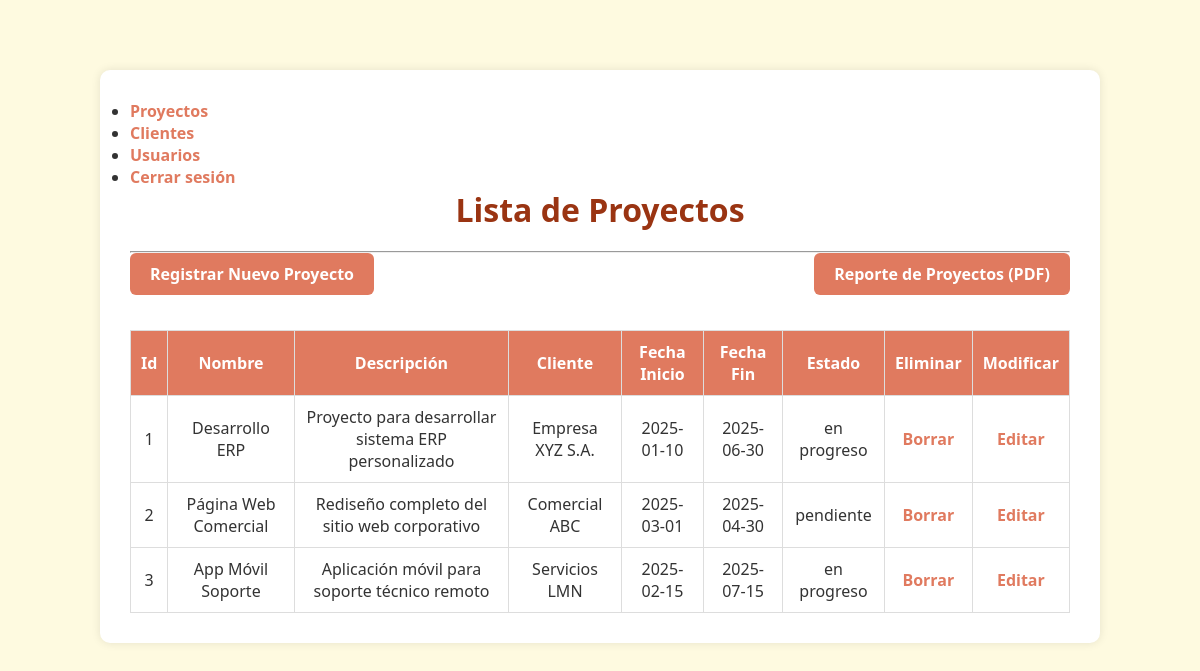
Screenshot of /index.php?accion=cargarproyectos (signed in) with the database file from the repository.
### tables this page shows
CREATE TABLE proyecto (
    idproyecto INT AUTO_INCREMENT PRIMARY KEY,
    nombre VARCHAR(150) NOT NULL,
    descripcion TEXT,
    cliente_id INT NOT NULL,
    fecha_inicio DATE,
    fecha_fin DATE,
    estado VARCHAR(50) DEFAULT 'pendiente',
    fecha_creado TIMESTAMP DEFAULT CURRENT_TIMESTAMP,
    CONSTRAINT fk_cliente FOREIGN KEY (cliente_id) REFERENCES cliente(idcliente) ON DELETE CASCADE
);

CREATE TABLE cliente (
    idcliente INT AUTO_INCREMENT PRIMARY KEY,
    nombre VARCHAR(150) NOT NULL,
    email VARCHAR(100),
    telefono VARCHAR(20),
    direccion TEXT,
    fecha_creado TIMESTAMP DEFAULT CURRENT_TIMESTAMP
);

### Controller/ProyectoController.php (called while the page is built, shortened)
<?php
require_once './model/ProyectoModel.php';
class ProyectoController {
    public function cargar() {
        $model = new ProyectoModel();
        $proyectos = $model->cargar();
        require_once './view/viewCargarProyectos.php';
    }
}
?>

### Config/DB.php (called while the page is built)
<?php
    class DB{
        public static function conectar(){
            $url="mysql: host=localhost; dbname=TecnoSoluciones";
            $user="root";
            $password="970091413";
            $cn=new PDO($url, $user, $password);
            return $cn;
        }
    }
?>

### Model/ProyectoModel.php (called while the page is built, shortened)
<?php
    require_once './config/DB.php';
    require_once 'Proyecto.php';
    class ProyectoModel{
        private $db;
        public function __construct(){
            $this->db=DB::conectar();
        }
        public function cargar(){
            $sql = "SELECT p.idproyecto, p.nombre, p.descripcion, p.fecha_inicio, p.fecha_fin,
                   p.estado, c.nombre AS cliente_nombre
            FROM proyecto p
            JOIN cliente c ON p.cliente_id = c.idcliente";
            $ps = $this->db->prepare($sql);
            $ps->execute();
            $filas = $ps->fetchAll();
            $proyectos = [];
            foreach($filas as $f){
            $pro = new Proyecto();
            $pro->setIdproyecto($f['idproyecto']);
            $pro->setNombre($f['nombre']);
            $pro->setDescripcion($f['descripcion']);
            $pro->setFechaInicio($f['fecha_inicio']);
            $pro->setFechaFin($f['fecha_fin']);
            $pro->setEstado($f['estado']);
            $pro->setClienteNombre($f['cliente_nombre']);
            $proyectos[] = $pro;
        }
        return $proyectos;
    }
    }
?>

### Model/Proyecto.php (called while the page is built, shortened)
<?php
    class Proyecto{
    private $idproyecto;
    private $nombre;
    private $descripcion;
    private $fecha_inicio;
    private $fecha_fin;
    private $estado;
    private $clienteNombre;
    public function getIdproyecto() {
        return $this->idproyecto;
    }
    public function setIdproyecto($idproyecto) {
        $this->idproyecto = $idproyecto;
    }
    public function getNombre() {
        return $this->nombre;
    }
    public function setNombre($nombre) {
        $this->nombre = $nombre;
    }
    public function getDescripcion() {
        return $this->descripcion;
    }
    public function setDescripcion($descripcion) {
        $this->descripcion = $descripcion;
    }
    public function getFechaInicio() {
        return $this->fecha_inicio;
    }
    public function setFechaInicio($fecha_inicio) {
        $this->fecha_inicio = $fecha_inicio;
    }
    public function getFechaFin() {
        return $this->fecha_fin;
    }
    public function setFechaFin($fecha_fin) {
        $this->fecha_fin = $fecha_fin;
    }
    public function getEstado() {
        return $this->estado;
    }
    public function setEstado($estado) {
        $this->estado = $estado;
    }
    public function getClienteNombre() {
    return $this->clienteNombre;
    }
    public function setClienteNombre($clienteNombre) {
    $this->clienteNombre = $clienteNombre;
    }
}
?>

### View/viewCargarProyectos.php (the view, shortened to what this page needs)
<!DOCTYPE html>
<html lang="es">
<head>
    <link rel="stylesheet" href="../CSS/estilo.css">
</head>
<body>
    <div class="contenedor-grande">
        <?php include 'menu.php'; ?>
        <h1>Lista de Proyectos</h1>
        <hr>
        <?php if ($_SESSION['usuario']['rol'] === 'admin'): ?>
            <div class="flex-espaciado">
                <a class="boton" href="index.php?accion=guardarproyecto">Registrar Nuevo Proyecto</a>
                <a class="boton" href="reportes/ReporteProyectos.php" target="_blank">Reporte de Proyectos (PDF)</a>
            </div>
        <?php endif; ?>
        <table>
            <thead>
                <tr>
                    <th>Id</th>
                    <th>Nombre</th>
                    <th>Descripción</th>
                    <th>Cliente</th>
                    <th>Fecha Inicio</th>
                    <th>Fecha Fin</th>
                    <th>Estado</th>
                    <?php if ($_SESSION['usuario']['rol'] === 'admin'): ?>
                        <th>Eliminar</th>
                        <th>Modificar</th>
                    <?php endif; ?>
                </tr>
            </thead>
            <tbody>
                <?php foreach ($proyectos as $pro): ?>
                <tr>
                    <td><?= $pro->getIdproyecto() ?></td>
                    <td><?= $pro->getNombre() ?></td>
                    <td><?= $pro->getDescripcion() ?></td>
                    <td><?= $pro->getClienteNombre() ?></td>
                    <td><?= $pro->getFechaInicio() ?></td>
                    <td><?= $pro->getFechaFin() ?></td>
                    <td><?= $pro->getEstado() ?></td>
                    <?php if ($_SESSION['usuario']['rol'] === 'admin'): ?>
                        <td><a href="index.php?accion=borrarproyecto&idpro=<?= $pro->getIdproyecto() ?>">Borrar</a></td>
                        <td><a href="index.php?accion=editarproyecto&idpro=<?= $pro->getIdproyecto() ?>">Editar</a></td>
                    <?php endif; ?>
                </tr>
                <?php endforeach; ?>
            </tbody>
        </table>
    </div>
</body>
</html>

### index.php (shortened to what this page needs)
<?php
require_once './controller/ProyectoController.php';
$accion = isset($_GET['accion']) ? $_GET['accion'] : 'login';
switch ($accion) {
    case 'cargarproyectos':
        $controller = new ProyectoController();
        $controller->cargar();
        break;
}

### View/menu.php
<nav>
    <ul>
        <li><a href="index.php?accion=cargarproyectos">Proyectos</a></li>
        <li><a href="index.php?accion=cargarclientes">Clientes</a></li>
        <?php if ($_SESSION['usuario']['rol'] === 'admin'): ?>
            <li><a href="index.php?accion=cargarusuarios">Usuarios</a></li>
        <?php endif; ?>
        <li><a href="index.php?accion=logout">Cerrar sesión</a></li>
    </ul>
</nav>

### CSS/estilo.css (style rules this page uses)
* { margin: 0; padding: 0; box-sizing: border-box; }
body { font-family: 'Segoe UI', Tahoma, Geneva, Verdana, sans-serif; background-color: #fefae0; color: #333; padding: 20px; }
.contenedor-grande { max-width: 1000px; margin: 50px auto; background: #fff; padding: 30px; border-radius: 10px; box-shadow: 0 0 10px rgba(0,0,0,0.1); }
h1 { color: #9a3412; margin-bottom: 20px; text-align: center; }
a { color: #e07a5f; text-decoration: none; font-weight: bold; }
table { width: 100%; border-collapse: collapse; margin-top: 20px; }
thead { background-color: #e07a5f; color: #fff; }
th, td { padding: 10px; text-align: center; border: 1px solid #ddd; }
.boton { display: inline-block; margin-bottom: 15px; padding: 10px 20px; background-color: #e07a5f; color: white; border-radius: 6px; text-align: center; }
.flex-espaciado { display: flex; justify-content: space-between; align-items: center; margin-bottom: 15px; }

### rows the page displays
proyecto: idproyecto "1", nombre "Desarrollo ERP", descripcion "Proyecto para desarrollar sistema ERP personalizado", cliente.nombre "Empresa XYZ S.A.", fecha_inicio "2025-01-10", fecha_fin "2025-06-30", estado "en progreso"
proyecto: idproyecto "2", nombre "Página Web Comercial", descripcion "Rediseño completo del sitio web corporativo", cliente.nombre "Comercial ABC", fecha_inicio "2025-03-01", fecha_fin "2025-04-30", estado "pendiente"
proyecto: idproyecto "3", nombre "App Móvil Soporte", descripcion "Aplicación móvil para soporte técnico remoto", cliente.nombre "Servicios LMN", fecha_inicio "2025-02-15", fecha_fin "2025-07-15", estado "en progreso"
